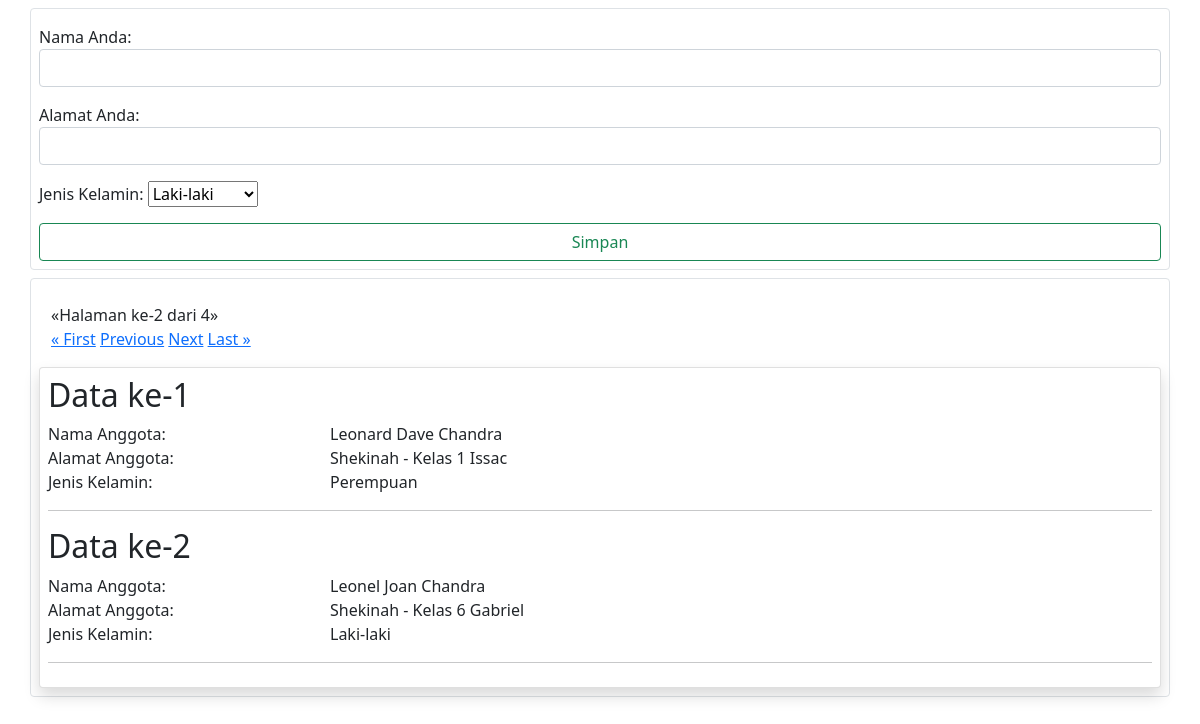
The page /paging/?page=2 on the database its author committed.
### paging/models.py (models this page shows, shortened)
class DaftarNama(models.Model):
    pilihan = [
        ('L','Laki-laki'),
        ('P','Perempuan')
    ]
    nama = models.CharField(max_length=100, verbose_name="Nama Anda",null=False,blank=False)
    alamat = models.CharField(max_length=100, verbose_name="Alamat Anda",null=False, blank=False)
    kelamin = models.CharField(max_length=1,verbose_name="Jenis Kelamin",choices=pilihan,null=False,blank=False,default="L")
    class Meta:
        ordering = ['nama']
        unique_together = ['nama','alamat']

### paging/views.py (the view)
# urls.py: path("", views.indeks,name="indeks"),
def indeks(request):
	if request.method=="POST":
		forms = InputDaftarNama(request.POST)
		if forms.is_valid():
			forms.save()
	forms = InputDaftarNama()
	p=Paginator(DaftarNama.objects.all(),2)
	page = request.GET.get('page')
	halaman = p.get_page(page)
	return render(request,'paging/indeks.html',{'forms':forms,'halaman':halaman})

### paging/forms.py
class InputDaftarNama(forms.ModelForm):
    class Meta:
        fields = "__all__"
        model = DaftarNama
        widgets = {
            'nama': forms.TextInput(attrs={'class': 'form-control'}),
            'alamat': forms.TextInput(attrs={'class': 'form-control'}),
        }

### templates/paging/indeks.html (shortened to what this page needs)
{% extends "initial.html"%}
{% block content%}
<form  method="post" action={% url 'indeks'%}>
    {{forms.as_p}}
    <input type="submit" value="Simpan" class="form-control btn btn-outline-success" />
{% endblock %}
{% block listnya%}
        <div class="container my-3">
            &laquo;Halaman ke-{{halaman.number}} dari {{halaman.paginator.num_pages}}&raquo;
            <br/>
            <a href="?page=1">&laquo; First</a>
            {% if halaman.has_previous %}
                <a href="?page={{halaman.previous_page_number}}">Previous</a>
            {% else%}
                Previous
            {% endif %}
            {% if halaman.has_next %}
                <a href="?page={{halaman.next_page_number}}">Next</a>
            {% else%}
                Next
            {% endif%}
            <a href="?page={{halaman.paginator.num_pages}}">Last &raquo;</a>
        </div>
    <div class="card shadow p-2">
        {% for dataku in halaman %}
            <div class="row"><h2>Data ke-{{forloop.counter}}</h2></div>
            <div class="row">
                <div class="col-3">Nama Anggota:</div>
                <div class="col-9">{{dataku.nama}}</div>
            </div>
            <div class="row">
                <div class="col-3">Alamat Anggota:</div>
                <div class="col-9">{{dataku.alamat}}</div>
            </div>
            <div class="row">
                <div class="col-3">Jenis Kelamin:</div>
                <div class="col-9">{{dataku.get_kelamin_display}}</div>
            </div>
            <hr>
        {% endfor %}
    </div>
{% endblock %}

### rows shown on the page
DaftarNama: nama "Leonard Dave Chandra", alamat "Shekinah - Kelas 1 Issac", kelamin "Perempuan"
DaftarNama: nama "Leonel Joan Chandra", alamat "Shekinah - Kelas 6 Gabriel", kelamin "Laki-laki"

### other values the page prints
{{ halaman.number }} "2"
{{ halaman.paginator.num_pages }} "4"
